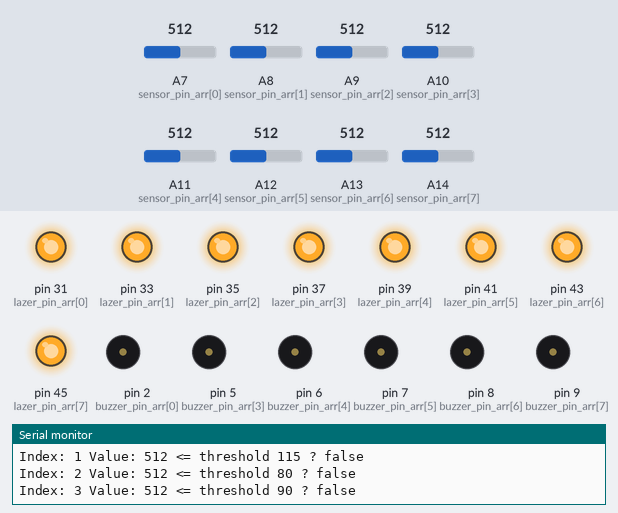
The sketch below on a simulated Arduino Mega 2560, built with avr-gcc and run on an emulated ATmega2560. On the bench: output pins drawn as LEDs (lit = HIGH), buzzer (waves = sounding, pin HIGH), the last lines printed to the serial monitor. Inputs (shaded band) come from the test bench; at power-on: A7 (sensor_pin_arr[0]) = 512, A9 (sensor_pin_arr[2]) = 512, A10 (sensor_pin_arr[3]) = 512, A8 (sensor_pin_arr[1]) = 512, A11 (sensor_pin_arr[4]) = 512, A12 (sensor_pin_arr[5]) = 512, A13 (sensor_pin_arr[6]) = 512, A14 (sensor_pin_arr[7]) = 512.

Above: at 1.2 s.
1.3 s: A7 (sensor_pin_arr[0]) set to 121
4.3 s: A7 (sensor_pin_arr[0]) set to 108
At 5.0 s:
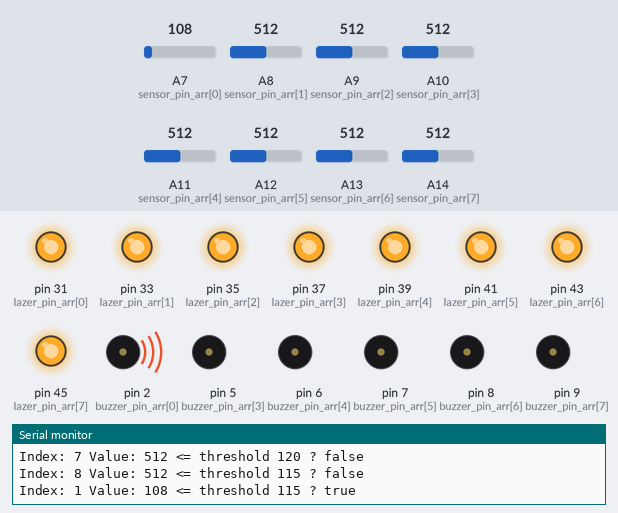
5.8 s: A9 (sensor_pin_arr[2]) set to 106
8.8 s: A9 (sensor_pin_arr[2]) set to 99
11.8 s: A10 (sensor_pin_arr[3]) set to 107
14.8 s: A10 (sensor_pin_arr[3]) set to 94
Timing chart, 0 to 17.8 s (numbered marks = the images above; inputs shaded):
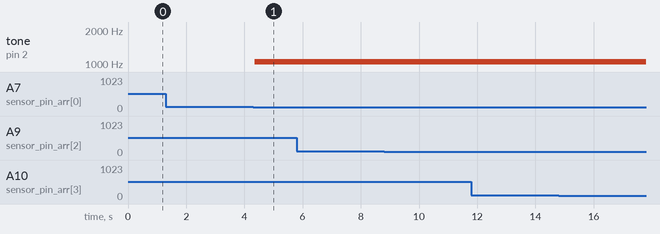

The sketch:

main.ino
```cpp
#include "Tone.h"

#define ARRAY_SIZE(arr) (sizeof((arr)) / sizeof((arr)[0])) - 1

#define DEBUG

int lazer_pin_arr[8] = {31, 33, 35, 37, 39, 41, 43, 45};
int buzzer_pin_arr[8] = {2, 4, 3, 5, 6, 7, 8, 9};
int sensor_pin_arr[8] = {A7, A8, A9, A10, A11, A12, A13, A14};

int tones[8] = {NOTE_C6, NOTE_D6, NOTE_E6, NOTE_F6, NOTE_G6, NOTE_A7, NOTE_B7, NOTE_C7};

int analog_tresholds[8] = {115, 80, 90, 80, 115, 115, 120, 115};

void setup() {
  Serial.begin(19200);
  ADCSRA = (ADCSRA & 0b11111000) | 0x04;
  for(int i = 0; i <= ARRAY_SIZE(buzzer_pin_arr); i++) {
    pinMode(lazer_pin_arr[i], OUTPUT);
    digitalWrite(lazer_pin_arr[i], HIGH);
  }
  for(int i = 0; i <= ARRAY_SIZE(buzzer_pin_arr); i++) {
    pinMode(buzzer_pin_arr[i], OUTPUT);
  }
  for(int i = 0; i <= ARRAY_SIZE(sensor_pin_arr); i++) {
    pinMode(sensor_pin_arr[i], INPUT);
  }
}

//dark → LOWER analogRead()
//When true (1), it is covered.
bool checkSensorState(int index) {
  int value = analogRead(sensor_pin_arr[index]);

  #ifdef DEBUG
    Serial.print("Index: ");
    Serial.print(index + 1);
    Serial.print(" Value: ");
    Serial.print(value);
    Serial.print(" <= threshold ");
    Serial.print(analog_tresholds[index]);
    Serial.print(" ? ");
    Serial.println(value <= analog_tresholds[index] ? "true" : "false");
  #endif

  return value <= analog_tresholds[index];
}

void loop() {
  for(int i = 0; i <= ARRAY_SIZE(buzzer_pin_arr); i++) {
    if(checkSensorState(i)){
      tone(buzzer_pin_arr[i], tones[i]);
      #ifdef DEBUG
        Serial.print("Playing note: ");
        Serial.print(i + 1);
        Serial.print(" tone: ");
        Serial.println(tones[i]);
      #endif
    }else{
      noTone(buzzer_pin_arr[i]);
    }
  }
}
```

Measured:
- the behaviour switches between 116 and 115 on A7 (sensor_pin_arr[0]) (found by bisection; images 0 and 1)
- after the input at 4.3 s, tone on pin 2 (buzzer_pin_arr[0]): silent → 1047 Hz after 0.06 s
